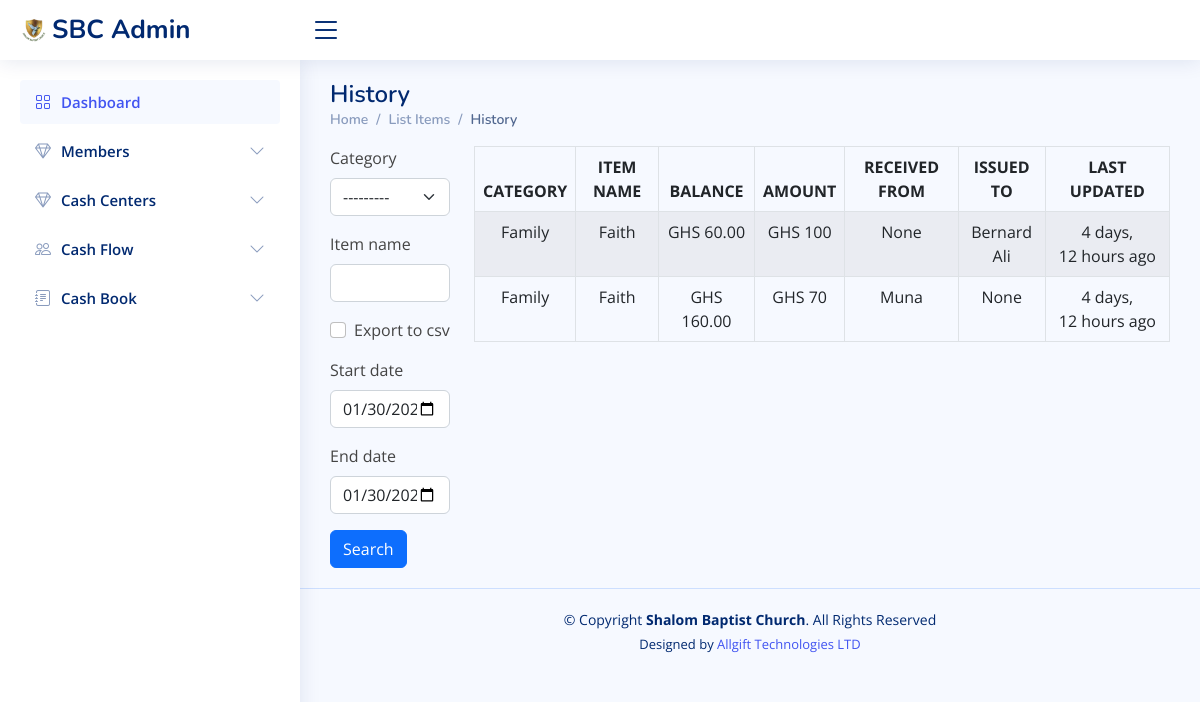
The page /accounts/list_history/ on the database as committed earlier.
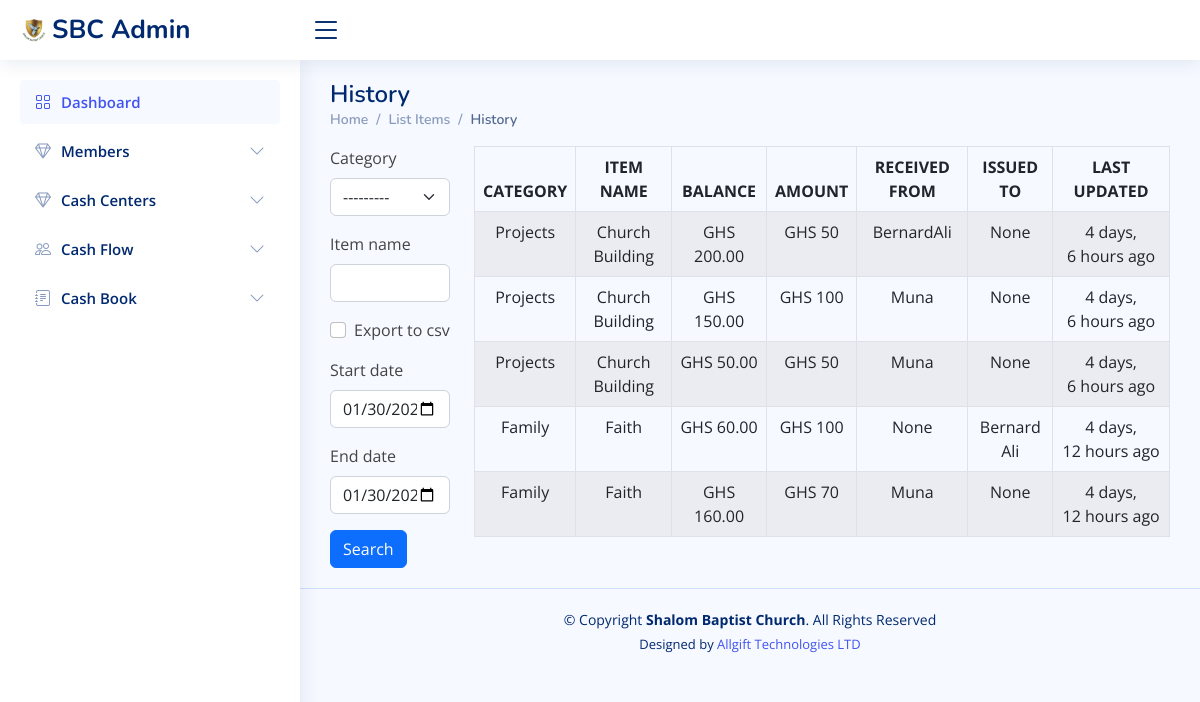
The same page on the database as committed later.
### accounts/models.py (models this page shows, shortened)
class CashFlowHistory(models.Model):
    category = models.ForeignKey(Category, on_delete=models.DO_NOTHING, blank=True)
    item_name = models.CharField(max_length=50, blank=True, null=True)
    image = models.ImageField(default='product.png', upload_to='category_pics')
    receipt_no = models.CharField(max_length=50, blank=True, null=True)
    item_description = models.TextField(blank=True, null=True)
    amount = models.IntegerField(default='0', blank=True, null=True)
    returned_to = models.CharField(max_length=50, blank=True, null=True)
    received_from = models.ForeignKey(Profile, on_delete=models.DO_NOTHING, blank=True, null=True)
    balance = models.DecimalField(max_digits=10, decimal_places=2, default=0)
    created_on = models.DateTimeField(auto_now_add=True)
    last_updated = models.DateTimeField(auto_now=True)

class Category(models.Model):
    name = models.CharField(max_length=50, blank=True, null=True)
    description = models.TextField(blank=True, null=True)
    def __str__(self):
        return self.name

### authy/models.py (models this page shows, shortened)
class Profile(models.Model):
    user = models.OneToOneField(User, on_delete=models.CASCADE, related_name='profile')
    full_name = models.CharField(max_length=50)
    gender = models.CharField(max_length=50, choices=GENDER_CHOICES)
    blood_group = models.CharField(max_length=50, choices=BLOOD_CHOICES)
    place_of_residence = models.CharField(max_length=50)
    birth_date = models.DateField(null=True, blank=True)
    work_status = models.CharField(max_length=50, choices=WORK_STATUS_CHOICES, default='Student')
    organisation_name = models.CharField(max_length=50, null=True, blank=True)
    education_level = models.CharField(max_length=50, choices=EDUCATION_LEVEL_CHOICES, null=True, blank=True)
    image = models.ImageField(default='default.jpg', upload_to='profile_pics', null=True, blank=True)
    created = models.DateField(auto_now_add=True)
    hometown = models.CharField(max_length=50, null=True, blank=True)
    marital_status = models.CharField(max_length=20, choices=MARRIAGE_STATUS_CHOICE, default='Single')
    spouse = models.CharField(max_length=50, null=True, blank=True)
    no_of_children = models.IntegerField(null=True, blank=True)
    phone_no = models.CharField(max_length=20)
    email = models.CharField(max_length=50, null=True, blank=True)
    father_name = models.CharField(max_length=100, null=True, blank=True)
    father_alive = models.CharField(max_length=3, choices=YES_NO_CHOICES, default='Yes')
    mother_name = models.CharField(max_length=100, null=True, blank=True)
    mother_alive = models.CharField(max_length=3, choices=YES_NO_CHOICES, default='Yes')
    next_of_kin_contact = models.CharField(max_length=20, null=True, blank=True)
    date_joined = models.DateField(null=True, blank=True)
    baptism = models.CharField(max_length=10, choices=BAPTISM_CHOICES, default='Not Yet')
    family = models.ForeignKey(Family, on_delete=models.DO_NOTHING, null=True, blank=True, related_name='family')
    auxiliary = models.ForeignKey(Auxiliaries, on_delete=models.DO_NOTHING, null=True, blank=True)
    ministry = models.ForeignKey(Ministries, on_delete=models.DO_NOTHING, null=True, blank=True)
    def __str__(self):
        return str(self.user.username)

### accounts/views.py (the view, shortened to what this page needs)
# urls.py: path('list_history/', views.list_history, name='list_history'),
def list_history(request):
    header = 'HISTORY DATA'
    queryset = CashFlowHistory.objects.all().order_by("-last_updated")
    paginator = Paginator(queryset, 15)
    page_number = request.GET.get('page')
    queryset = paginator.get_page(page_number)
    form = CashFlowHistorySearchForm(request.POST or None)
    context = {
        "header": header,
        "queryset": queryset,
        "form": form,
    }
    return render(request, "accounts/list_history.html", context)

### accounts/forms.py
class CashFlowHistorySearchForm(forms.ModelForm):
    export_to_CSV = forms.BooleanField(required=False)
    start_date = forms.DateTimeField(widget=forms.widgets.DateInput(attrs={'type': 'date'}),
                                     required=False, initial=timezone.now)
    end_date = forms.DateTimeField(widget=forms.widgets.DateInput(attrs={'type': 'date'}),
                                   required=False, initial=timezone.now)
    class Meta:
        model = CashFlowHistory
        fields = ['category', 'item_name', 'export_to_CSV', 'start_date', 'end_date']

### templates/accounts/list_history.html
{% extends 'accounts/base.html' %}
{% load humanize %}
{% load crispy_forms_tags %}
{% block content %}
     <div class="pagetitle">
      <h1>History</h1>
      <nav>
        <ol class="breadcrumb">
          <li class="breadcrumb-item"><a href="{% url 'home' %}">Home</a></li>
          <li class="breadcrumb-item"><a href="{% url 'list_items' %}">List Items</a></li>
          <li class="breadcrumb-item active">History</li>
        </ol>
      </nav>
    </div>
     <section class="section dashboard">
         <div class="row">
        <div class="col-sm-2">
            <form method='POST' action=''>{% csrf_token %}
            {{form|crispy}}
            <input type="submit" value='Search' class="btn btn-primary mybutton"/>
        </form>
        </div>
        <br>
        <div class="col-sm-10">
            <div class="display_table">
        <table class='table table-bordered table-striped datatable table-hover text-center'>
          <thead>
            <tr>
              <th>CATEGORY</th>
              <th>ITEM NAME</th>
              <th>BALANCE</th>
              <th>AMOUNT</th>
              <th>RECEIVED FROM</th>
              <th>ISSUED TO</th>
              <th>LAST UPDATED</th>
            </tr>
          </thead>
        {% for instance in queryset %}
            <tr>
              <td>{{instance.category}}</td>
              <td>{{instance.item_name}}</td>
              <td>GHS {{instance.balance}}</td>
              <td>GHS {{instance.amount}}</td>
              <td>{{instance.received_from}}</td>
              <td>{{instance.returned_to}}</td>
              <td>{{instance.last_updated|naturaltime}}</td>
            </tr>
        {% endfor %}
      </table>
    </div>
        </div>
    </div>
    </section>
{% endblock content %}

### templates/accounts/base.html (shortened to what this page needs)
{% load static %}
<!DOCTYPE html>
<html lang="en">
<head>
  <link href="{% static 'accounts/assets/vendor/bootstrap/css/bootstrap.min.css' %}" rel="stylesheet">
  <link href="{% static 'accounts/assets/vendor/bootstrap-icons/bootstrap-icons.css' %}" rel="stylesheet">
  <link href="{% static 'accounts/assets/vendor/boxicons/css/boxicons.min.css' %}" rel="stylesheet">
  <link href="{% static 'accounts/assets/vendor/quill/quill.snow.css' %}" rel="stylesheet">
  <link href="{% static 'accounts/assets/vendor/quill/quill.bubble.css' %}" rel="stylesheet">
  <link href="{% static 'accounts/assets/vendor/remixicon/remixicon.css' %}" rel="stylesheet">
  <link href="{% static 'accounts/assets/vendor/simple-datatables/style.css' %}" rel="stylesheet">
  <link href="{% static 'accounts/assets/css/style.css' %}" rel="stylesheet">
</head>
<body>
  <header id="header" class="header fixed-top d-flex align-items-center">
    <div class="d-flex align-items-center justify-content-between">
      <a href="{% url 'account_home' %}" class="logo d-flex align-items-center">
        <img src="{% static 'assets/img/shalom_logo.png' %}" alt="">
        <span class="d-none d-lg-block">SBC Admin</span>
      </a>
      <i class="bi bi-list toggle-sidebar-btn"></i>
    </div>
  </header>
  <aside id="sidebar" class="sidebar">
    <ul class="sidebar-nav" id="sidebar-nav">
      <li class="nav-item">
        <a class="nav-link " href="{% url 'account_home' %}">
          <i class="bi bi-grid"></i>
          <span>Dashboard</span>
        </a>
      </li>
      <li class="nav-item">
        <a class="nav-link collapsed" data-bs-target="#icons-members" data-bs-toggle="collapse" href="#">
          <i class="bi bi-gem"></i><span>Members</span><i class="bi bi-chevron-down ms-auto"></i>
        </a>
      </li>
      <li class="nav-item">
        <a class="nav-link collapsed" data-bs-target="#icons-nav" data-bs-toggle="collapse" href="#">
          <i class="bi bi-gem"></i><span>Cash Centers</span><i class="bi bi-chevron-down ms-auto"></i>
        </a>
      </li>
      <li class="nav-item">
        <a class="nav-link collapsed" data-bs-target="#icons-inventory" data-bs-toggle="collapse" href="#">
          <i class="bi bi-people"></i><span>Cash Flow</span><i class="bi bi-chevron-down ms-auto"></i>
        </a>
      </li>
      <li class="nav-item">
        <a class="nav-link collapsed" data-bs-target="#forms-nav" data-bs-toggle="collapse" href="#">
          <i class="bi bi-journal-text"></i><span>Cash Book</span><i class="bi bi-chevron-down ms-auto"></i>
        </a>
      </li>
    </ul>
  </aside>
  <main id="main" class="main">
      {% block content %}
      {% endblock content %}
  </main>
  <footer id="footer" class="footer">
    <div class="copyright">
      &copy; Copyright <strong><span>Shalom Baptist Church</span></strong>. All Rights Reserved
    </div>
    <div class="credits">
      Designed by <a href="https://allgifttechnologies.com/">Allgift Technologies LTD</a>
    </div>
  </footer>
</body>
</html>

### static/accounts/assets/css/style.css (style rules this page uses)
:root { scroll-behavior: smooth; }
body { font-family: "Open Sans", sans-serif; background: #f6f9ff; color: #444444; }
a { color: #4154f1; text-decoration: none; }
h1, h2, h3, h4, h5, h6 { font-family: "Nunito", sans-serif; }
#main { margin-top: 60px; padding: 20px 30px; transition: all 0.3s; }
.pagetitle { margin-bottom: 10px; }
.pagetitle h1 { font-size: 24px; margin-bottom: 0; font-weight: 600; color: #012970; }
.breadcrumb { font-size: 14px; font-family: "Nunito", sans-serif; color: #899bbd; font-weight: 600; }
.breadcrumb a { color: #899bbd; transition: 0.3s; }
.breadcrumb .breadcrumb-item::before { color: #899bbd; }
.breadcrumb .active { color: #51678f; font-weight: 600; }
.logo { line-height: 1; }
@media (min-width: 1200px) { .logo { width: 280px; } }
.logo img { max-height: 26px; margin-right: 6px; }
.logo span { font-size: 26px; font-weight: 700; color: #012970; font-family: "Nunito", sans-serif; }
.header { transition: all 0.5s; z-index: 997; height: 60px; box-shadow: 0px 2px 20px rgba(1, 41, 112, 0.1); background-color: #fff; padding-left: 20px; }
.header .toggle-sidebar-btn { font-size: 32px; padding-left: 10px; cursor: pointer; color: #012970; }
.sidebar { position: fixed; top: 60px; left: 0; bottom: 0; width: 300px; z-index: 996; transition: all 0.3s; padding: 20px; overflow-y: auto; scrollbar-width: thin; scrollbar-color: #aab7cf transparent; box-shadow: 0px 0px 20px rgba(1, 41, 112, 0.1); background-color: #fff; }
@media (min-width: 1200px) { #main, #footer { margin-left: 300px; } }
.sidebar-nav { padding: 0; margin: 0; list-style: none; }
.sidebar-nav li { padding: 0; margin: 0; list-style: none; }
.sidebar-nav .nav-item { margin-bottom: 5px; }
.sidebar-nav .nav-link { display: flex; align-items: center; font-size: 15px; font-weight: 600; color: #4154f1; transition: 0.3; background: #f6f9ff; padding: 10px 15px; border-radius: 4px; }
.sidebar-nav .nav-link i { font-size: 16px; margin-right: 10px; color: #4154f1; }
.sidebar-nav .nav-link.collapsed { color: #012970; background: #fff; }
.sidebar-nav .nav-link.collapsed i { color: #899bbd; }
.sidebar-nav .nav-link .bi-chevron-down { margin-right: 0; transition: transform 0.2s ease-in-out; }
.footer { padding: 20px 0; font-size: 14px; transition: all 0.3s; border-top: 1px solid #cddfff; }
.footer .copyright { text-align: center; color: #012970; }
.footer .credits { padding-top: 5px; text-align: center; font-size: 13px; color: #012970; }

Rows that differ between the two databases and show on the page:
added CashFlowHistory: category "Projects", item_name "Church Building", balance "200.00", amount "50", received_from "BernardAli", returned_to "None", last_updated "4 days, 6 hours ago"
added CashFlowHistory: category "Projects", item_name "Church Building", balance "150.00", amount "100", received_from "Muna", returned_to "None", last_updated "4 days, 6 hours ago"
added CashFlowHistory: category "Projects", item_name "Church Building", balance "50.00", amount "50", received_from "Muna", returned_to "None", last_updated "4 days, 6 hours ago"
